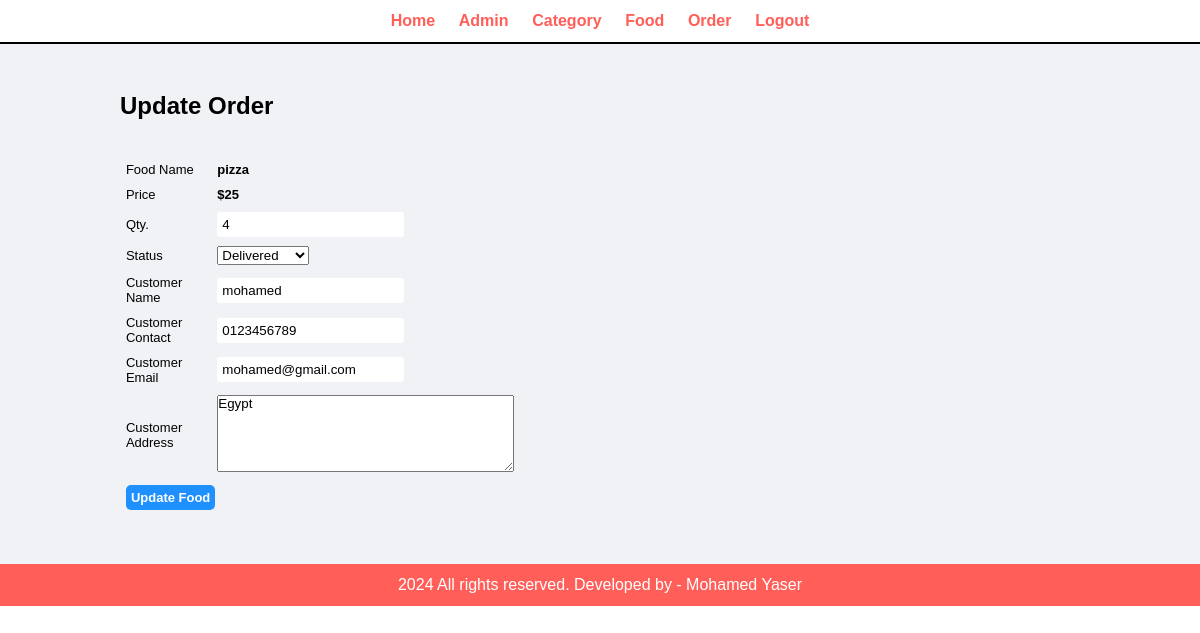
The page /admin/Update-order.php?id=2 (signed in) on the database its author committed.
### tables this page shows
CREATE TABLE `tbl_order` (
  `id` int(10) UNSIGNED NOT NULL,
  `food` varchar(150) NOT NULL,
  `price` decimal(10,0) NOT NULL,
  `qty` int(11) NOT NULL,
  `total` decimal(10,0) NOT NULL,
  `order_date` datetime NOT NULL,
  `status` varchar(50) NOT NULL,
  `customer_name` varchar(150) NOT NULL,
  `customer_contact` varchar(20) NOT NULL,
  `customer_email` varchar(150) NOT NULL,
  `customer_address` varchar(255) NOT NULL
);

### admin/update-order.php (the view, shortened to what this page needs)
<!DOCTYPE html>
<html>
<head>
    <link rel="stylesheet" href="../css/admin.css" />
</head>
<?php include('parts/menu.php') ?>
<?php
    if(isset($_GET['id']))
    {
        $id = $_GET['id'];
        $sql = "SELECT * FROM tbl_order WHERE id = $id";
                $res = mysqli_query($conn, $sql);
                if ($res) {
                    $count = mysqli_num_rows($res);
                    if ($count == 1) {
                        $row = mysqli_fetch_array($res);
                        $food = $row['food'];
                        $price = $row['price'];
                        $qty = $row['qty'];
                        $status= $row['status'];
                        $customer_name = $row['customer_name'];
                        $customer_contact = $row['customer_contact'];
                        $customer_email = $row['customer_email'];
                        $customer_address = $row['customer_address'];
                    }
                }
    }else{
        header("location:".HOMEURL."admin/manage-order.php");
    }
?>
<div class="main-content">
    <div class="apper">
        <h2>Update Order</h2><br><br>
        <form action="" method="post">
            <table class="tbl-30">
                <tr>
                    <td>Food Name</td>
                    <td><b><?=$food?></b></td>
                </tr>
                <tr>
                    <td>Price</td>
                    <td>
                        <b>
                            $<?=$price?>
                        </b>
                    </td>
                </tr>
                <tr>
                    <td>Qty.</td>
                    <td><input type="number" name="qty" value="<?= $qty?>" required></td>
                </tr>
                <tr>
                    <td>Status</td>
                    <td>
                        <select name="status" id="">
                            <option <?=$status == "delivered" ? "selected" : "" ;?> value="delivered">Delivered</option>
                        </select>
                    </td>
                </tr>
                <tr>
                    <td>Customer Name</td>
                    <td><input type="text" name="customer_name" value="<?= $customer_name?>" required></td>
                </tr>
                <tr>
                    <td>Customer Contact</td>
                    <td><input type="text" name="customer_contact" value="<?= $customer_contact?>" required></td>
                </tr>
                <tr>
                    <td>Customer Email</td>
                    <td><input type="text" name="customer_email" value="<?= $customer_email?>" required></td>
                </tr>
                <tr>
                    <td>Customer Address</td>
                    <td><textarea name="customer_address" id="" cols="35" rows="5"><?= $customer_address?></textarea>
                    </td>
                </tr>
                <tr>
                    <td>
                        <input type="submit" name="submit" value="Update Food" class="btn-primary">
                    </td>
                </tr>
            </table>
        </form>
    </div>
</div>
<?php include('parts/footer.php') ?>

### css/admin.css (style rules this page uses)
* { margin: 0; padding: 0; font-family: Arial, Helvetica, sans-serif; }
.apper { padding: 1%; margin: auto; width: 80%; }
.btn-primary { background-color: #1e90ff; color: white; padding: 7px 20px; border: 0px; border-radius: 5px; text-decoration: none; font-weight: bold; font-size: 13px; }
table tr td { padding: 1%; font-size: 13px; }
.tbl-30 { width: 40%; }
.tbl-30 tr td input { border: none; padding: 5px; }
.main-content { background-color: #f0f2f6; padding: 3% 0; }
div form input { border: none; padding: 5px; border-radius: 3px; }

### rows shown on the page
tbl_order: food "pizza", price "25", qty "4", status "Delivered", customer_name "mohamed", customer_contact "0123456789", customer_email "mohamed@gmail.com", customer_address "Egypt"
